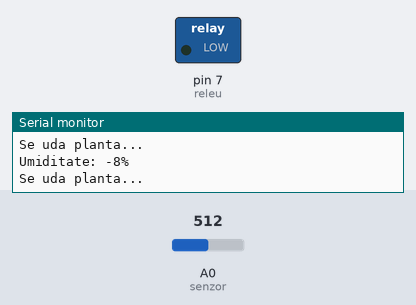
A sketch run on a simulated Arduino Uno, built with avr-gcc and run on an emulated ATmega328P. Parts: switched loads named in the sketch (green lamp = pin HIGH), the last lines printed to the serial monitor. Dashed ring = blinking. The inputs (shaded band) are chosen by the test bench; at power-on: A0 (senzor) = 512.

Above: at 3.3 s.
3.4 s: A0 (senzor) set to 391
6.7 s: A0 (senzor) set to 368
At 7.7 s:
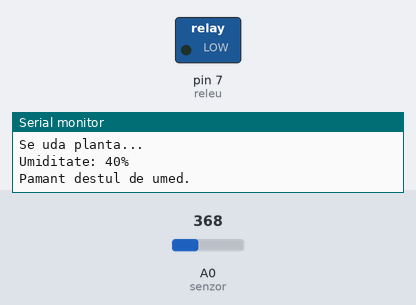
11.0 s: A0 (senzor) set to 511
At 11.9 s:
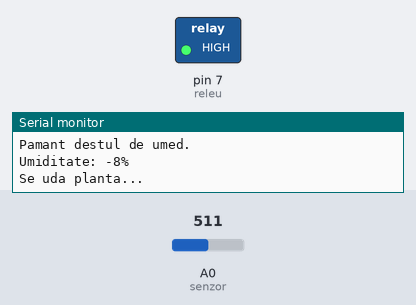
17.8 s: A0 (senzor) set to 306
At 18.4 s:
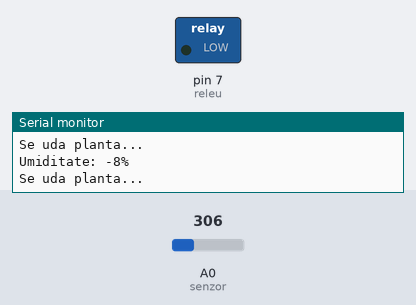
Timing chart, 0 to 20.8 s (numbered marks = the images above; inputs shaded):
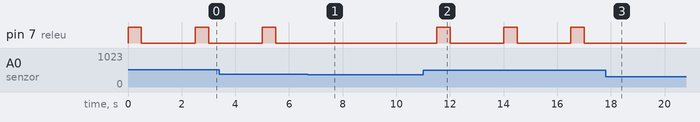

The sketch:

irigation_sistem_auto.ino
```cpp
int senzor = A0;
int releu = 7;

int prag = 35; // prag (prea uscat)

void setup() {
  pinMode(releu, OUTPUT);
  Serial.begin(9600);
}

void loop() {
  int valoare = analogRead(senzor);
  //Serial.println(valoare);
  int outputValue = map(valoare, 486, 197, 0, 100);
  Serial.println("Umiditate: " +String(outputValue)+ "%");
  if (prag < outputValue) // daca umiditatea solului este peste pragul de umiditate(20%) atunci nu pornim sistemul de irigatie
  {
    digitalWrite(releu, LOW); // deschide circuit
    // = > nu este pornit sistemul de irigare
    Serial.println("Pamant destul de umed.");
  } else // daca umiditatea solului este sub pragul de umiditate (20%) pornim sistemul de irigare
  {
    digitalWrite(releu, HIGH);
    // inchide circuit
    // = > este pornit sistemul de irigare
    Serial.println("Se uda planta...");
    delay(500); // se uda planta pentr 0.5 sec
    digitalWrite(releu, LOW); // oprim sistemul de irigare
  }

  delay(2000); // pauza de 1 sec si repetam
}
```

Measured:
- the behaviour switches between 382 and 381 on A0 (senzor) (found by bisection; images 0 and 1)
- after the input at 6.7 s, pin 7 (releu): stops changing and stays LOW
- after the input at 11.0 s, pin 7 (releu): alternates HIGH for 0.50 s and LOW for 2.0 s, starting after 0.50 s
- after the input at 17.8 s, pin 7 (releu): stops changing and stays LOW
- by itself, pin 7 (releu): alternates HIGH for 0.50 s and LOW for 2.0 s
